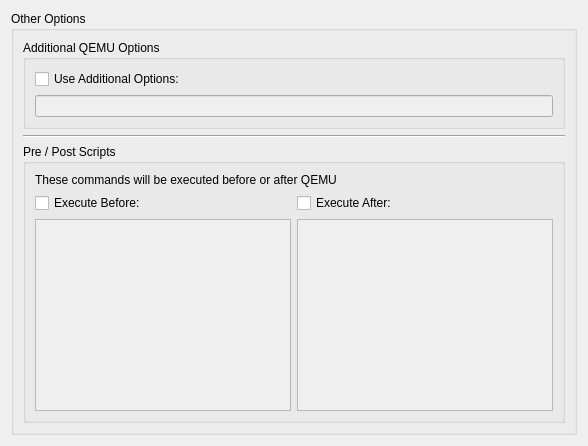
           <widget class="QWidget" name="otherPage">
            <property name="helpFile" stdset="0">
             <string>otheroptions.html</string>
            </property>
            <layout class="QVBoxLayout" name="verticalLayout_2">
             <item>
              <widget class="QGroupBox" name="otherBox">
               <property name="title">
                <string>Other Options</string>
               </property>
               <layout class="QVBoxLayout" name="verticalLayout_16">
                <item>
                 <widget class="QGroupBox" name="groupBox_2">
                  <property name="title">
                   <string>Additional QEMU Options</string>
                  </property>
                  <layout class="QVBoxLayout" name="verticalLayout_23">
                   <item>
                    <widget class="QCheckBox" name="additionalCheck">
                     <property name="toolTip">
                      <string>Enter your own options</string>
                     </property>
                     <property name="text">
                      <string>Use Additional Options:</string>
                     </property>
                     <property name="checked">
                      <bool>false</bool>
                     </property>
                    </widget>
                   </item>
                   <item>
                    <widget class="QLineEdit" name="additionalEdit">
                     <property name="enabled">
                      <bool>false</bool>
                     </property>
                    </widget>
                   </item>
                  </layout>
                 </widget>
                </item>
                <item>
                 <widget class="Line" name="line_9">
                  <property name="orientation">
                   <enum>Qt::Horizontal</enum>
                  </property>
                 </widget>
                </item>
                <item>
                 <widget class="QGroupBox" name="groupBox">
                  <property name="toolTip">
                   <string>You may enter scripts that run before of after the virtual machine on a per-machine basis. these run in addition to the QtEmu-wide scripts.</string>
                  </property>
                  <property name="title">
                   <string>Pre / Post Scripts</string>
                  </property>
                  <layout class="QVBoxLayout" name="verticalLayout_21">
                   <item>
                    <widget class="QLabel" name="label_18">
                     <property name="text">
                      <string>These commands will be executed before or after QEMU</string>
                     </property>
                    </widget>
                   </item>
                   <item>
                    <layout class="QHBoxLayout" name="horizontalLayout_13">
                     <item>
                      <widget class="QCheckBox" name="beforeCheck">
                       <property name="toolTip">
                        <string>Enable or disable this script</string>
                       </property>
                       <property name="text">
                        <string>Execute Before:</string>
                       </property>
                      </widget>
                     </item>
                     <item>
                      <widget class="QCheckBox" name="afterCheck">
                       <property name="toolTip">
                        <string>Enable or disable this script</string>
                       </property>
                       <property name="text">
                        <string>Execute After:</string>
                       </property>
                      </widget>
                     </item>
                    </layout>
                   </item>
                   <item>
                    <layout class="QHBoxLayout" name="horizontalLayout_9">
                     <item>
                      <widget class="QTextEdit" name="beforeEdit">
                       <property name="enabled">
                        <bool>false</bool>
                       </property>
                       <property name="acceptRichText">
                        <bool>false</bool>
                       </property>
                      </widget>
                     </item>
                     <item>
                      <widget class="QTextEdit" name="afterEdit">
                       <property name="enabled">
                        <bool>false</bool>
                       </property>
                       <property name="autoFillBackground">
                        <bool>false</bool>
                       </property>
                       <property name="acceptRichText">
                        <bool>false</bool>
                       </property>
                      </widget>
                     </item>
                    </layout>
                   </item>
                  </layout>
                 </widget>
                </item>
               </layout>
              </widget>
             </item>
            </layout>
           </widget>
